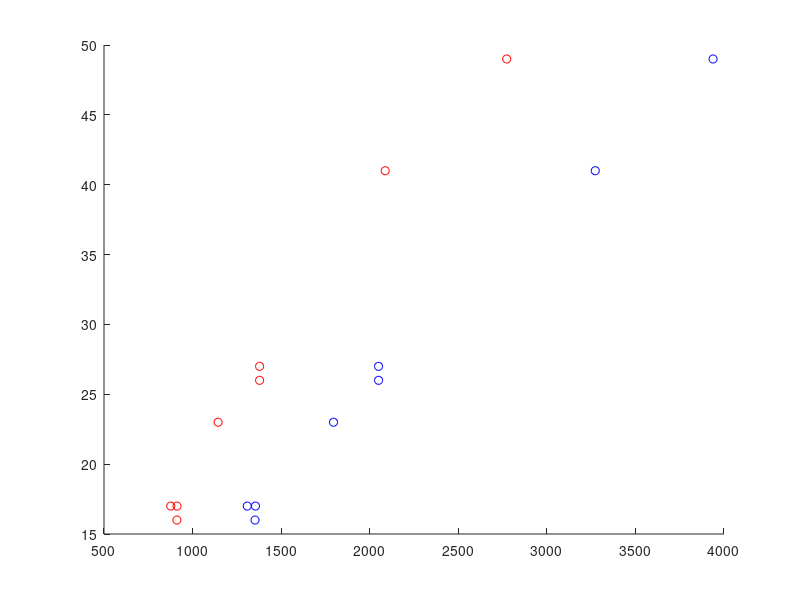

The MATLAB script that drew this image: (Note: this script raises an error after producing the figure.)
% Plot W = l^2 * g to approximate the weight of a fish

lengths = [14.5 12.5 17.25 14.5 12.625 17.75 14.125 12.615];
girths  = [9.75 8.375 11.0 9.75 8.5 12.5 9.0 8.5];
weights = [27 17 41 26 17 49 23 16];

lgg = lengths .* girths.^2;
llg = lengths.^2 .* girths;

scatter(lgg, weights, "r")
hold on
scatter(llg, weights, "b")
lsline

xy = llg .* weights;
x2 = llg.^2;
m = 8;

a = sum(xy) / sum(x2)